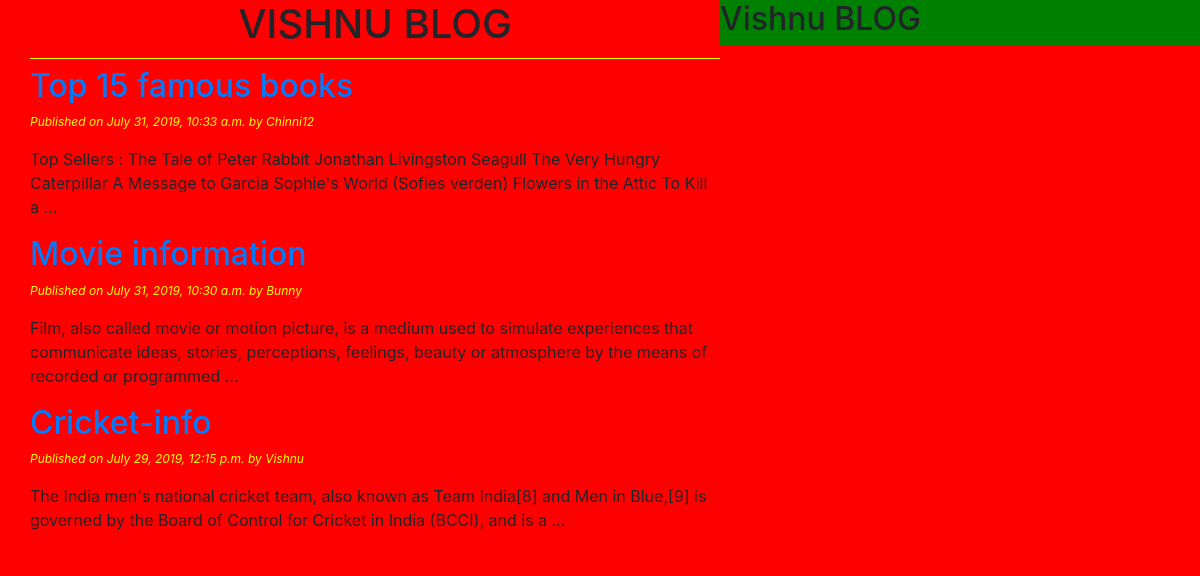
/home/, run on the app's committed database.
### blog/models.py (models this page shows, shortened)
class Post(models.Model):
    STATUS_CHOICES=(('draft','DRAFT'),('published','Published'))
    title=models.CharField(max_length=256)
    slug=models.SlugField(max_length=264,unique_for_date='publish')
    author=models.ForeignKey(User,on_delete=models.CASCADE,related_name='blog_posts')
    body=models.TextField()
    publish=models.DateTimeField(default=timezone.now)
    created=models.DateTimeField(auto_now_add=True)
    updated=models.DateTimeField(auto_now_add=True)
    status=models.CharField(max_length=10 , choices=STATUS_CHOICES,default='draft')
    class Meta:
        ordering=('-publish',)

### blog/views.py (the view)
# urls.py: url(r'home/',views.post_list_view),
def post_list_view(request):
    post_list=Post.objects.all()
    return render(request,'blog/post_list.html',{'post_list':post_list})

### templates/blog/post_list.html (shortened to what this page needs)
{%extends 'blog/base.html'%}
{%block content%}
    <h1> VISHNU BLOG </h1>
    {% for post in post_list %}
    <a href="#"><h2>{{post.title}}</h2></a>
    <p id="date"> Published on {{post.publish}} by {{post.author|title}}</p>
    {{post.body|truncatewords:30 | linebreaks}}
    {%endfor%}
{%endblock%}

### templates/blog/base.html (shortened to what this page needs)
<!DOCTYPE html>
{%load staticfiles%}
<html lang="en" dir="ltr">
  <head>
    <link rel="stylesheet" href="https://stackpath.bootstrapcdn.com/bootstrap/4.2.1/css/bootstrap.min.css">
    <link rel="stylesheet" href="{%static "css/blog.css"%}">
  </head>
  <body>
    <div class="content">
      {%block content%}{%endblock%}
    </div>
    <div class="sidebar">
      <h2> Vishnu BLOG </h2>
    </div>
  </body>
</html>

### static/css/blog.css (style rules this page uses)
.content { width:60%; float:left; padding: 0 0 0 30px; background:red; }
.sidebar { width:40%; float:right; padding:0 0 0 0px; background:green; }
h1 { text-align:center; border-bottom:1px solid yellow; padding-bottom:10px; }
body { background-color:red; }
#date { color:yellow; font-size:12px; font-style:italic; }

### data on the page
Post: title "Top 15 famous books", publish "July 31, 2019, 10:33 a.m.", author "Chinni12", body "Top Sellers : The Tale of Peter Rabbit Jonathan Livingston Seagull The Very Hungry Caterpillar A Message to Garcia Sophie's World (Sofies verden) Flowers in the Attic To Kill a …"
Post: title "Movie information", publish "July 31, 2019, 10:30 a.m.", author "Bunny", body "Film, also called movie or motion picture, is a medium used to simulate experiences that communicate ideas, stories, perceptions, feelings, beauty or atmosphere by the means of recorded or programmed …"
Post: title "Cricket-info", publish "July 29, 2019, 12:15 p.m.", author "Vishnu", body "The India men's national cricket team, also known as Team India[8] and Men in Blue,[9] is governed by the Board of Control for Cricket in India (BCCI), and is a …"
